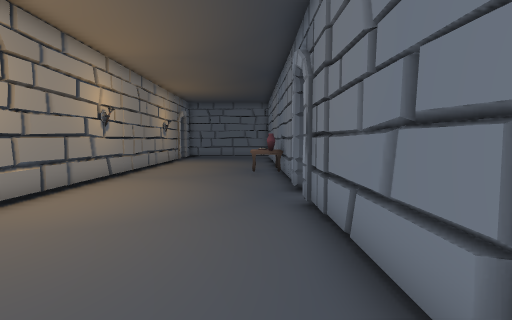
[1] (above)

19 first-person views from a walk through a Unity game level. The camera is 1.5 m above the floor, tilts 4° down and sees 85° across. Doors are open. The floor is counted in squares, 1 m on a side. Each view is taken from the middle of a square. On the plan, view 1 faces up. The plan holds only what a view shows up to about 14 squares ahead; the rest is blank. The place goes on beyond the plan. The player character is not drawn. Some surface patterns are stand-ins.

[2]
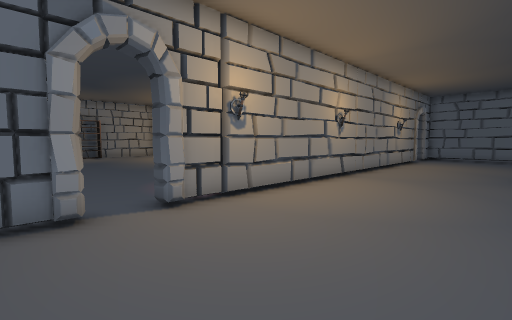

[3]
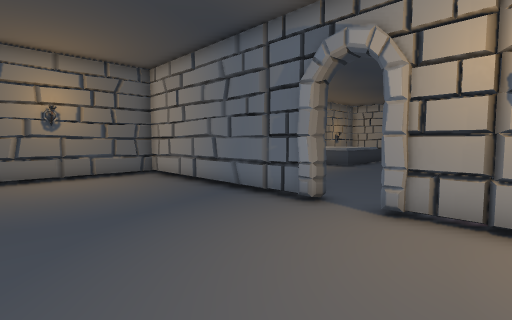

[4]
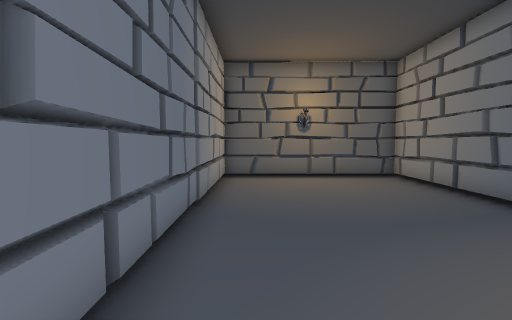

[5]
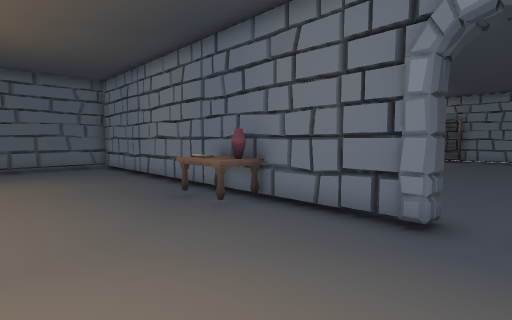

[6]
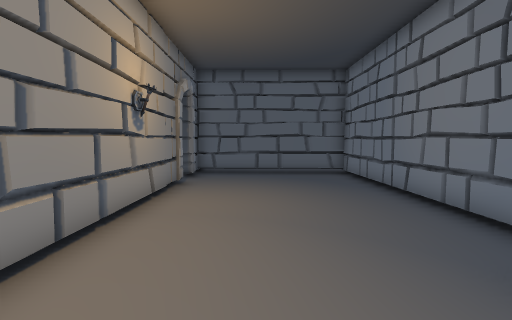

[7]
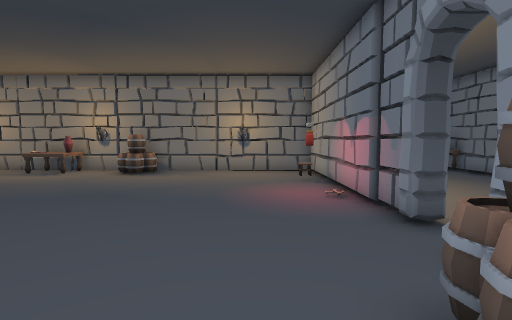

[8]
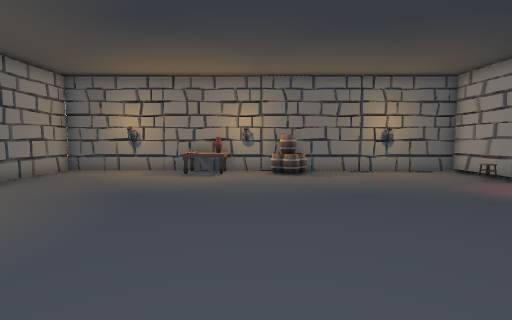

[9]
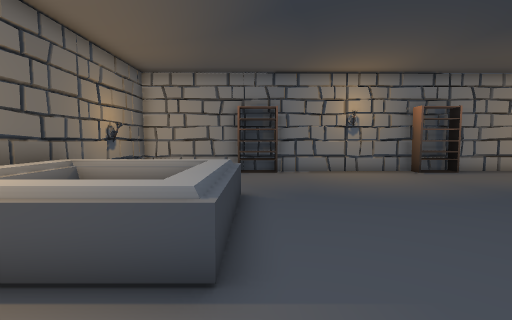

[10]
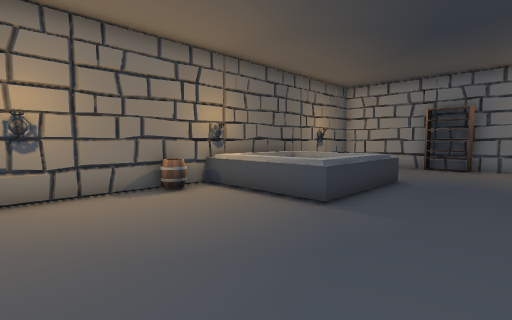

[11]
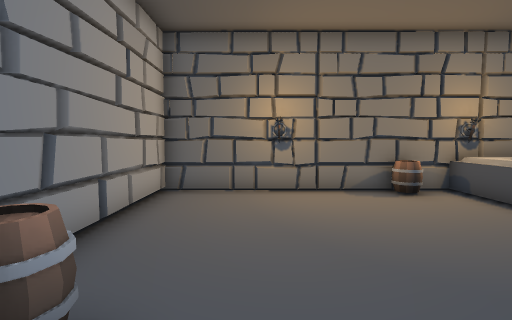

[12]
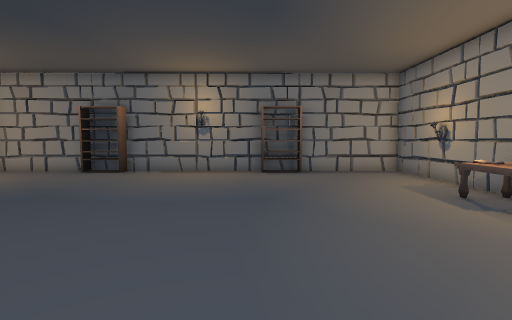

[13]
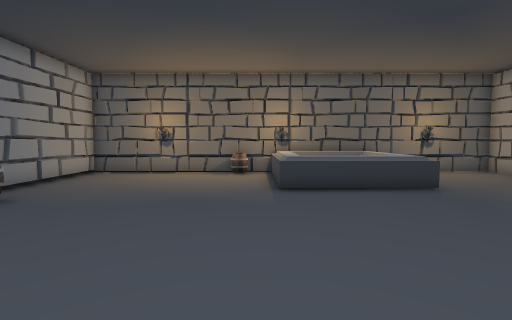

[14]
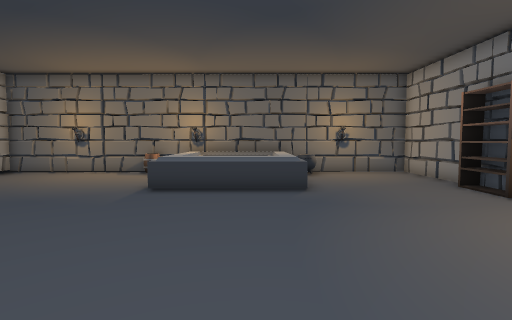

[15]
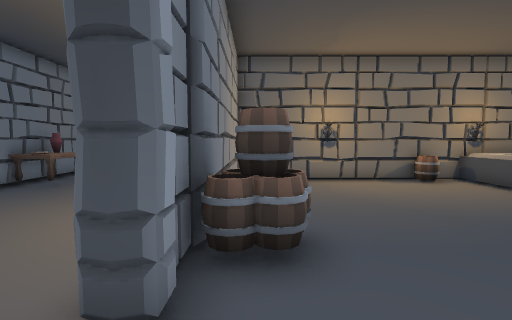

[16]
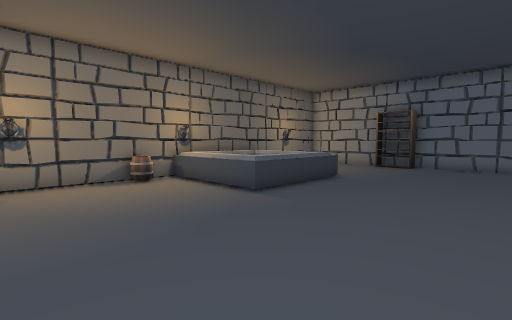

[17]
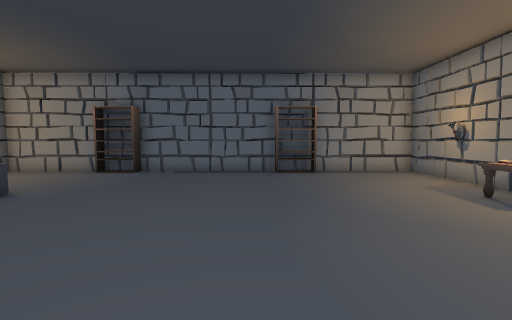

[18]
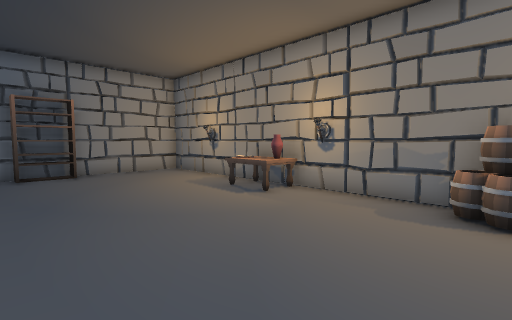

[19]
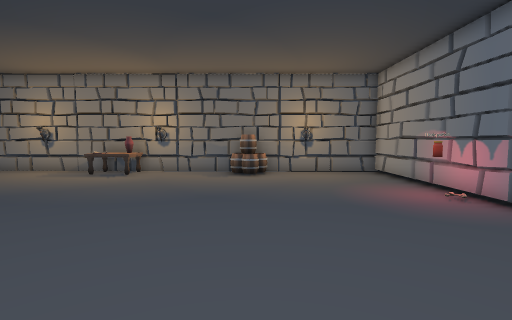

### Floor plan
Points are (right, up) in squares from view 1. A wall is a line through its corners. A room is listed if a view was taken in it or the views show most of it. See-through windows are left out.
Room 1 (views 1, 2, 3, 4, 5, 6)
walls: (1.2, 8.1) (1.1, 23.8) (-5.7, 23.9) (-5.7, 22.6); (-5.7, 1.4) (-5.7, -7.4) (1.4, -7.5) (1.3, 6.6); (-5.6, -2.3) (-5.8, -2.8); (-5.7, 20.9) (-5.7, 2.8) (-6.3, 2.8); (-6.3, 20.9) (-5.8, 21.1)
ways out: opening at (-6, 2) to room 2; opening at (-6, 22) to room 3; open door at (1.5, 7.5)
objects: table (0, 12) to (1, 14)
Room 2 (views 7, 8, 9, 10, 11, 12, 13, 14)
walls: (-16.4, 11.7) (-25.3, 11.7) (-25, -7.2) (-15.7, -7.2); (-6.3, 2.8) (-6.3, 3.4); (-6.3, 4.6) (-6.3, 11.7) (-14.5, 11.7); (-6.1, 3.5) (-6.1, 4.5); (-14.6, -7.2) (-6.3, -7.2) (-6.3, -1.9)
low walls: (-14.7, -2.6) (-14.7, -6.5); (-19.6, -2.4) (-14.9, -2.4); (-19.4, -2.6) (-14.9, -2.6) (-14.9, -6.5); (-18.8, -3.1) (-18.8, -6.5) (-15.5, -6.5); (-18.5, -3.5) (-18.5, -6.2) (-15.8, -6.2)
ways out: opening at (-6, 2) to room 1
objects: shelf (-25, -2); shelf (-25, 6) to (-24, 7); cauldron (-20, -6); table (-19, 10) to (-17, 11); other object (-16, 12); other object (-15, 10) to (-14, 11); torch (-15, 12); barrel (-13, -7); other object (-8, -1) to (-7, 0); other object (-7, 9)
Room 3 (views 15, 16, 17, 18, 19)
walls: (-13.4, 31.3) (-17.5, 31.3); (-14.9, 12.4) (-8.3, 12.4); (-6.3, 20.4) (-6.3, 20.9); (-18.3, 12.4) (-16.4, 12.4); (-19.4, 31.3) (-25.3, 31.3) (-25, 12.4); (-6.3, 24.1) (-6.3, 31.3) (-11.5, 31.3); (-6.3, 13.1) (-6.3, 19.2) (-6.1, 19.5) (-6.1, 20.3)
low walls: (-14.7, 17) (-14.7, 12.4); (-19.6, 17.2) (-14.9, 17.2); (-19.4, 17) (-14.9, 17) (-14.9, 12.4); (-18.8, 16.2) (-18.8, 13.2) (-15.8, 13.2); (-25.5, 29) (-25.5, 28)
ways out: opening at (-6, 22) to room 1; opening at (-17.5, 13)
objects: shelf (-25, 18); shelf (-25, 25) to (-24, 26); table (-19, 30) to (-17, 31); barrel (-14, 13) to (-13, 13); other object (-13, 30) to (-12, 31); other object (-8, 19) to (-7, 20)

Positions as (right, up) in squares from view 1, and headings:
1: (0, 0), facing up
2: (0, 0), facing up-left
3: (0, 5), facing down-left
4: (0, 4), facing down
5: (-4, 7), facing up-right
6: (-3, 11), facing up
7: (-9, -2), facing up
8: (-16, -2), facing up
9: (-12, -2), facing left
10: (-9, 1), facing down-left
11: (-9, 1), facing down
12: (-12, 5), facing left
13: (-14, 6), facing down
14: (-18, 6), facing down
15: (-7, 23), facing down
16: (-9, 23), facing down-left
17: (-12, 24), facing left
18: (-12, 24), facing up-left
19: (-12, 18), facing up
